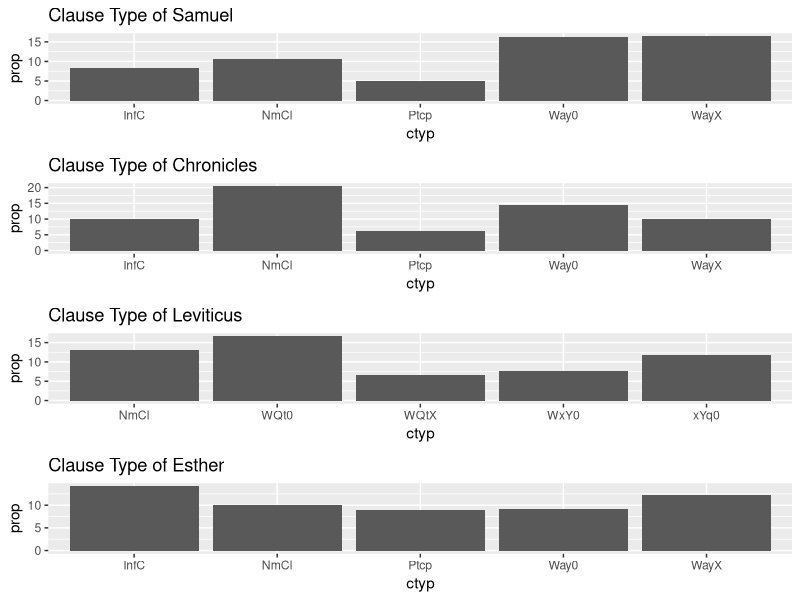
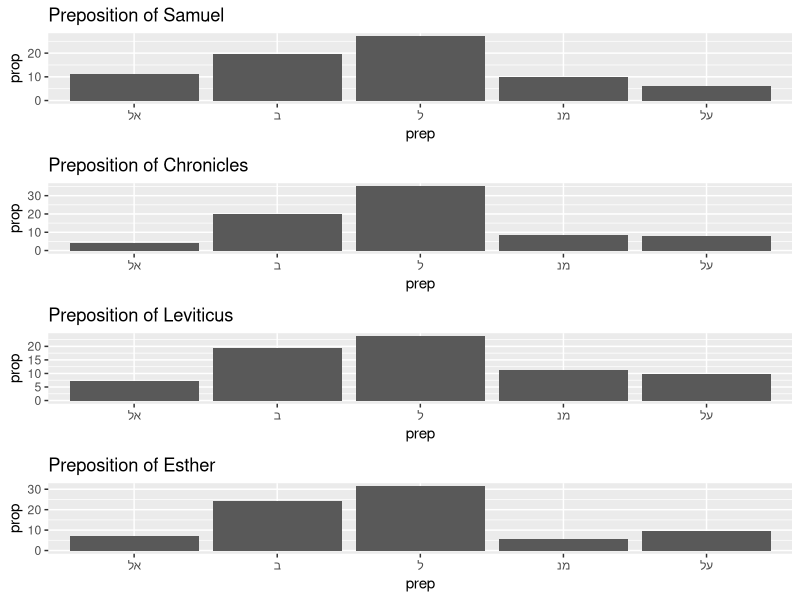
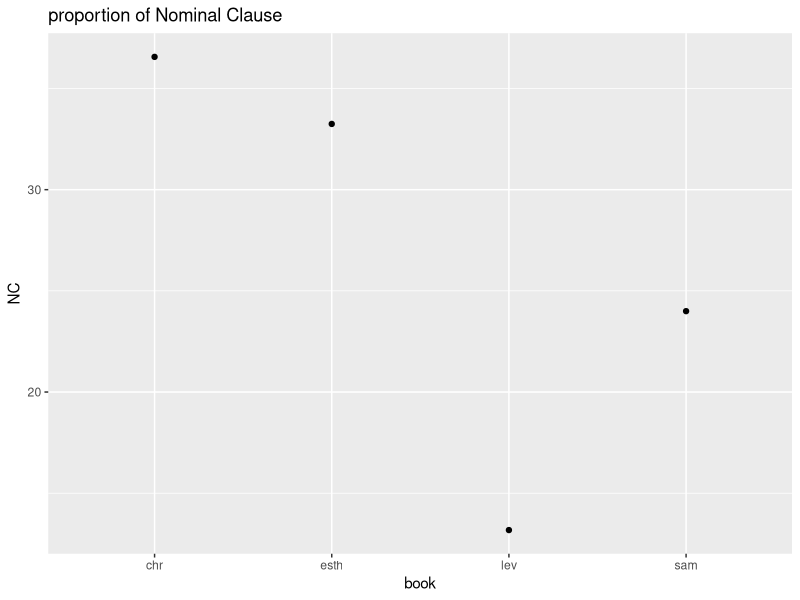
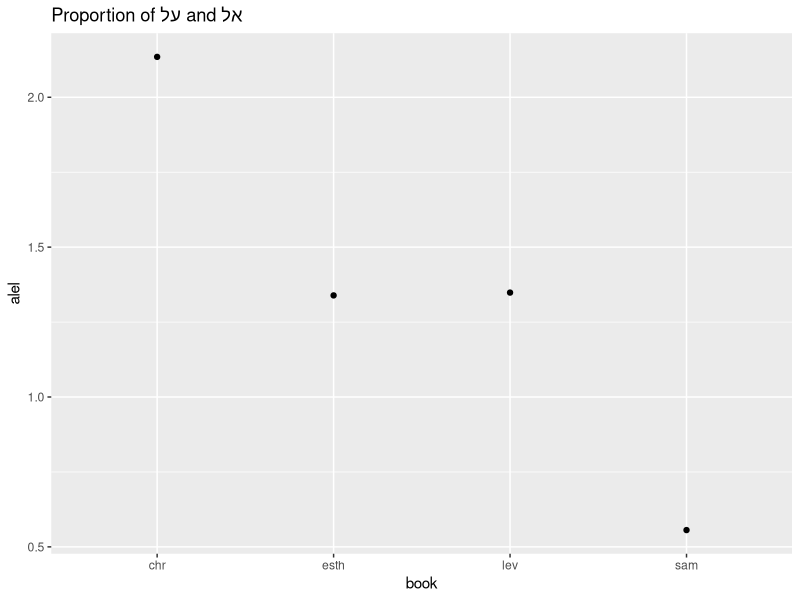

R code for these plots, in order:
library(ggplot2)
library(grid)
library(dplyr)

chr1 <- read.csv("1_chr.csv", header = TRUE)
chr2 <- read.csv("2_chr.csv", header = TRUE)
chr <- rbind(chr1, chr2)
sam1 <- read.csv("1_sam.csv", header = TRUE)
sam2 <- read.csv("2_sam.csv", header = TRUE)
sam <- rbind(sam1, sam2)
lev <- read.csv("lev.csv", header = TRUE)
esth <- read.csv("esth.csv", header = TRUE)


#chr_sam <- rbind(chr, sam)

#clause type
sam_ctyp = as.data.frame(table(sam$ctyp, exclude=""))
sam_ctyp <- cbind(sam_ctyp, prop.table(sam_ctyp$Freq)*100)
names(sam_ctyp) <- c("ctyp", "freq", "prop")
#sam_ctyp <- sam_ctyp[!(sam_ctyp$sam < 200),]
sam_ctyp <- sam_ctyp[order(sam_ctyp$freq,decreasing=T)[1:5],]
sam_ctyp <- arrange(sam_ctyp, desc(freq))

chr_ctyp = as.data.frame(table(chr$ctyp, exclude=""))
chr_ctyp <- cbind(chr_ctyp, prop.table(chr_ctyp$Freq)*100)
names(chr_ctyp) <- c("ctyp", "freq", "prop")
#chr_ctyp <- chr_ctyp[!(chr_ctyp$chr < 200),]
chr_ctyp <- chr_ctyp[order(chr_ctyp$freq,decreasing=T)[1:5],]
chr_ctyp <- arrange(chr_ctyp, desc(freq))

lev_ctyp = as.data.frame(table(lev$ctyp, exclude=""))
lev_ctyp <- cbind(lev_ctyp, prop.table(lev_ctyp$Freq)*100)
names(lev_ctyp) <- c("ctyp", "freq", "prop")
#lev_ctyp <- lev_ctyp[!(lev_ctyp$lev < 200),]
lev_ctyp <- lev_ctyp[order(lev_ctyp$freq,decreasing=T)[1:5],]
lev_ctyp <- arrange(lev_ctyp, desc(freq))

esth_ctyp = as.data.frame(table(esth$ctyp, exclude=""))
esth_ctyp <- cbind(esth_ctyp, prop.table(esth_ctyp$Freq)*100)
names(esth_ctyp) <- c("ctyp", "freq", "prop")
esth_ctyp <- esth_ctyp[order(esth_ctyp$freq,decreasing=T)[1:5],]
esth_ctyp <- arrange(esth_ctyp, desc(freq))

ctyp1 <- ggplot(data=sam_ctyp, aes(x=ctyp, y=prop)) + 
#  geom_bar(stat="identity", width=1) +
  geom_bar(stat="identity") +
  ggtitle("Clause Type of Samuel")

ctyp2 <- ggplot(data=chr_ctyp, aes(x=ctyp, y=prop)) + 
#  geom_bar(stat="identity", width=1) +
  geom_bar(stat="identity") +
  ggtitle("Clause Type of Chronicles")

ctyp3 <- ggplot(data=lev_ctyp, aes(x=ctyp, y=prop)) + 
  #  geom_bar(stat="identity", width=1) +
  geom_bar(stat="identity") +
  ggtitle("Clause Type of Leviticus")

ctyp4 <- ggplot(data=esth_ctyp, aes(x=ctyp, y=prop)) + 
  geom_bar(stat="identity") +
  ggtitle("Clause Type of Esther")


grid.newpage()
grid.draw(rbind(ggplotGrob(ctyp1), ggplotGrob(ctyp2), ggplotGrob(ctyp3), ggplotGrob(ctyp4), size = "last"))


#preposition
sam_prep <- filter(sam, sp == 'prep')
sam_prep <- select(sam_prep, lex)
sam_prep = as.data.frame(table(sam_prep$lex))
sam_prep <- cbind(sam_prep, prop.table(sam_prep$Freq)*100)
names(sam_prep) <- c("prep", "freq", "prop")
sam_prep <- sam_prep[!(sam_prep$prep == 'את'),]
sam_prep <- sam_prep[order(sam_prep$freq,decreasing=T)[1:5],]

chr_prep <- filter(chr, sp == 'prep')
chr_prep <- select(chr_prep, lex)
chr_prep = as.data.frame(table(chr_prep$lex))
chr_prep <- cbind(chr_prep, prop.table(chr_prep$Freq)*100)
names(chr_prep) <- c("prep", "freq", "prop")
chr_prep <- chr_prep[!(chr_prep$prep == 'את'),]
chr_prep <- chr_prep[order(chr_prep$freq,decreasing=T)[1:5],]

lev_prep <- filter(lev, sp == 'prep')
lev_prep <- select(lev_prep, lex)
lev_prep = as.data.frame(table(lev_prep$lex))
lev_prep <- cbind(lev_prep, prop.table(lev_prep$Freq)*100)
names(lev_prep) <- c("prep", "freq", "prop")
lev_prep <- lev_prep[!(lev_prep$prep == 'את'),]
lev_prep <- lev_prep[order(lev_prep$freq,decreasing=T)[1:5],]

esth_prep <- filter(esth, sp == 'prep')
esth_prep <- select(esth_prep, lex)
esth_prep = as.data.frame(table(esth_prep$lex))
esth_prep <- cbind(esth_prep, prop.table(esth_prep$Freq)*100)
names(esth_prep) <- c("prep", "freq", "prop")
esth_prep <- esth_prep[!(esth_prep$prep == 'את'),]
esth_prep <- esth_prep[order(esth_prep$freq,decreasing=T)[1:5],]

prep1 <- ggplot(data=sam_prep, aes(x=prep, y=prop)) + 
  geom_bar(stat="identity") +
  ggtitle("Preposition of Samuel")

prep2 <- ggplot(data=chr_prep, aes(x=prep, y=prop)) + 
  geom_bar(stat="identity") +
  ggtitle("Preposition of Chronicles")

prep3 <- ggplot(data=lev_prep, aes(x=prep, y=prop)) + 
  geom_bar(stat="identity") +
  ggtitle("Preposition of Leviticus")


prep4 <- ggplot(data=esth_prep, aes(x=prep, y=prop)) + 
  geom_bar(stat="identity") +
  ggtitle("Preposition of Esther")

grid.newpage()
grid.draw(rbind(ggplotGrob(prep1), ggplotGrob(prep2), ggplotGrob(prep3), ggplotGrob(prep4), size = "last"))


#proportion of nominal clause of each book
sam_NmCl <- sam_ctyp[(sam_ctyp$ctyp == 'NmCl' | sam_ctyp$ctyp == 'Ptcp' | sam_ctyp$ctyp == 'InfC'),]
sum_sam = sum(sam_NmCl[, c(3)])

chr_NmCl <- chr_ctyp[(chr_ctyp$ctyp == 'NmCl' | chr_ctyp$ctyp == 'Ptcp' | chr_ctyp$ctyp == 'InfC'),]
sum_chr = sum(chr_NmCl[, c(3)])

lev_NmCl <- lev_ctyp[(lev_ctyp$ctyp == 'NmCl' | lev_ctyp$ctyp == 'Ptcp' | lev_ctyp$ctyp == 'InfC'),]
sum_lev = sum(lev_NmCl[, c(3)])

esth_NmCl <- esth_ctyp[(esth_ctyp$ctyp == 'NmCl' | esth_ctyp$ctyp == 'Ptcp' | esth_ctyp$ctyp == 'InfC'),]
sum_esth = sum(esth_NmCl[, c(3)])

book <- c("sam", "chr", "lev", "esth")
NC <- c(sum_sam, sum_chr, sum_lev, sum_esth)
NCtable <- data.frame(book, NC)

ggplot(data=NCtable, aes(x=book, y=NC)) + 
  geom_point() +
  ggtitle("proportion of Nominal Clause")


#proportion of על and אל of each book
sam_al = sam_prep[sam_prep$prep == "על",]
sam_al = sam_al$freq
sam_el = sam_prep[sam_prep$prep == "אל",]
sam_el = sam_el$freq
sam_al_el = sam_al / sam_el

chr_al = chr_prep[chr_prep$prep == "על",]
chr_al = chr_al$freq
chr_el = chr_prep[chr_prep$prep == "אל",]
chr_el = chr_el$freq
chr_al_el = chr_al / chr_el

lev_al = lev_prep[lev_prep$prep == "על",]
lev_al = lev_al$freq
lev_el = lev_prep[lev_prep$prep == "אל",]
lev_el = lev_el$freq
lev_al_el = lev_al / lev_el

esth_al = esth_prep[esth_prep$prep == "על",]
esth_al = esth_al$freq
esth_el = esth_prep[esth_prep$prep == "אל",]
esth_el = esth_el$freq
esth_al_el = esth_al / esth_el

book <- c("sam", "chr", "lev", "esth")
alel <- c(sam_al_el, chr_al_el, lev_al_el, esth_al_el)
aleltable <- data.frame(book, alel)

ggplot(data=aleltable, aes(x=book, y=alel)) + 
  geom_point() +
  ggtitle("Proportion of על and אל")

